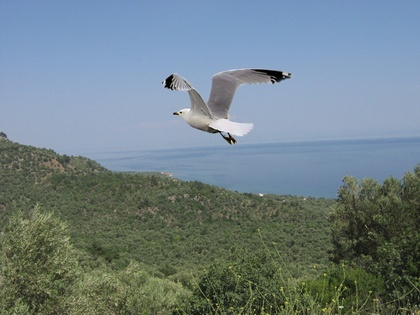
%> input picture matlab_toolbox/Algorithms/CFA3/tampered2.jpg, 420 x 315 px, shrunk from 2272 x 1704 before the run
$ octave --eval "result = analyze('../CFA3/tampered2.jpg');"   (GNU Octave 9; MATLAB toolbox functions it lacks are replaced by stand-ins)
%> lines starting %> are read from the running program, lines starting %| are printed output that depends on the picture
### matlab_toolbox/Util/CleanUpImage.m
function [ im_out ] = CleanUpImage( filename )
% This function serves as a replacement for imread(), covering many extreme
% cases that occasionally appear in real-world datasets. This includes images
% with other than three channels and uint16 images. These images are all
% converted to 3-channel uint8 images.

im=imread(filename);

if numel(size(im))>3
    im=im(:,:,:,1,1,1,1);
end

dots=strfind(filename,'.');
extension=filename(dots(end):end);

if strcmpi(extension,'.gif') && size(im,3)<3
    [im_gif,gif_map] =imread(filename);
    im_gif=im_gif(:,:,:,1);
    im=uint8(ind2rgb(im_gif,gif_map)*255);
end

if size(im,3)<3
    im(:,:,2)=im(:,:,1);
    im(:,:,3)=im(:,:,1);
end


if size(im,3)>3
    im=im(:,:,1:3);
end

if isa(im,'uint16')
    im=uint8(floor(double(im)/256));
end

im_out=im;

end

### matlab_toolbox/Algorithms/CFA1/GetCFAArray.m
function [bayer, F1]=GetCFAArray(im)
    % This is an implementation by Markos Zampoglou of an algorithm for
    % CFA Array estimation among a small set of the most likely
    % color filter arrangements
    % The algorithm is part of the work published in:
    % Dirik, Ahmet Emir, and Nasir D. Memon. "Image tamper detection based
    % on demosaicing artifacts." In ICIP, pp. 1497-1500. 2009.

    %block size
    W1=16;
    %St. dev threshold
    StdThresh=5;

    SmallCFAList={[2 1;3 2] [2 3;1 2] [3 2;2 1] [1 2;2 3]};
    CFAList=SmallCFAList;
    MeanError=inf(length(CFAList),1);
    for TestArray=1:length(CFAList)
        BinFilter=[];
        ProcIm=[];
        CFA=CFAList{TestArray};
        R=CFA==1;
        G=CFA==2;
        B=CFA==3;
        BinFilter(:,:,1)=repmat(R,size(im,1)/2,size(im,2)/2);
        BinFilter(:,:,2)=repmat(G,size(im,1)/2,size(im,2)/2);
        BinFilter(:,:,3)=repmat(B,size(im,1)/2,size(im,2)/2);
        CFAIm=uint8(double(im).*BinFilter);
        BilinIm=bilinInterp(CFAIm,BinFilter,CFA);

        ProcIm(:,:,1:3)=im;
        ProcIm(:,:,4:6)=BilinIm;
        BlockResult=blockproc(ProcIm,[W1 W1],@eval_block);

        Stds=BlockResult(:,:,4:6);
        BlockDiffs=BlockResult(:,:,1:3);
        NonSmooth=Stds>StdThresh;
        MeanError(TestArray)=mean(mean(mean(BlockDiffs(NonSmooth))));
        BlockDiffs=BlockDiffs./repmat(sum(BlockDiffs,3),[1 1 3]);
        Diffs(TestArray,:)=reshape(BlockDiffs(:,:,2),1,numel(BlockDiffs(:,:,2)));
        F1Maps{TestArray}=BlockDiffs(:,:,2);
    end
    Diffs(isnan(Diffs))=0;
    [bbb,val]=min(MeanError);
    U=sum(abs(Diffs-0.25),1);
    F1=median(U);
    CFAOut=CFAList{val}==2;
    F1Map=F1Maps{val};

    bayer=CFAOut;

end

function [ Out ] = eval_block( block_struc )
    im=double(block_struc.data);
    Out(:,:,1:3)=mean(mean((double(block_struc.data(:,:,1:3))-double(block_struc.data(:,:,4:6))).^2));
    Out(:,:,4)=std(reshape(im(:,:,1),1,numel(im(:,:,1))));
    Out(:,:,5)=std(reshape(im(:,:,2),1,numel(im(:,:,2))));
    Out(:,:,6)=std(reshape(im(:,:,3),1,numel(im(:,:,3))));
end

### matlab_toolbox/Algorithms/CFA1/bilinInterp.m
function [ Out_Im ] = bilinInterp( CFAIm,BinFilter,CFA )
%BILININTERP Summary of this function goes here
%   Detailed explanation goes here
CFAIm=double(CFAIm);

MaskMin=1/4*[1 2 1;2 4 2;1 2 1];
MaskMaj=1/4*[0 1 0;1 4 1;0 1 0];

if ~isempty(find(diff(CFA)==0)) ||  ~isempty(find(diff(CFA')==0))
    MaskMaj=MaskMaj.*2;
end


Mask=repmat(MaskMin,[1,1,3]);
[a,Maj]=max(sum(sum(BinFilter)));
Mask(:,:,Maj)=MaskMaj;

Out_Im=zeros(size(CFAIm));


for ii=1:3
    Mixed_im=zeros([size(CFAIm,1),size(CFAIm,2)]);

    Orig_Layer=CFAIm(:,:,ii);
%    figure(11);   image(Orig_Layer);colormap(gray(255));
    Interp_Layer=imfilter(Orig_Layer,Mask(:,:,ii));
%    figure(12);   image(Interp_Layer);colormap(gray(255));
    Mixed_im(BinFilter(:,:,ii)==0)=Interp_Layer(BinFilter(:,:,ii)==0);
 %   figure(13);   image(Mixed_im);colormap(gray(255));
    Mixed_im(BinFilter(:,:,ii)==1)=Orig_Layer(BinFilter(:,:,ii)==1);
    Out_Im(:,:,ii)=Mixed_im;
end
% [5 lines of commented-out code are left out]

Out_Im=uint8(Out_Im);

### matlab_toolbox/Algorithms/CFA1/analyze.m
function [OutputMap] = analyze( imPath )
%> called with imPath = '../CFA3/tampered2.jpg'
    %ANALYZE Summary of this function goes here
    %   Detailed explanation goes here
    im=CleanUpImage(imPath);
%> in CleanUpImage, im is the input picture: size 315x420x3 uint8; mean R, G, B 112.3, 128.8, 134
    % dimension of statistics. Smaller values work as well
    Nb = 8;
    % number of cumulated bloks
    Ns = 1;
    ImageIn=CleanUpImage(imPath);
    % crop image back to 2x2 blocks, if any dimension is odd
    toCrop=mod(size(ImageIn),2);
%> toCrop = [1 0 1]
    ImageIn=ImageIn(1:end-toCrop(1),1:end-toCrop(2),:);
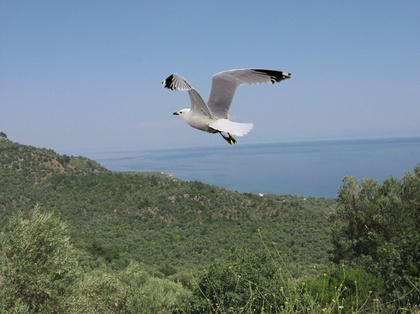
%> ImageIn: size 314x420x3 uint8; mean R, G, B 112.3, 128.9, 134.2
    % estimate the Bayer array
    [bayer, F1]=GetCFAArray(ImageIn);
%> the loop in GetCFAArray, `for TestArray=1:length(CFAList)` made 4 passes
%> pass 1, in GetCFAArray, `CFAIm=uint8(double(im).*BinFilter);`:
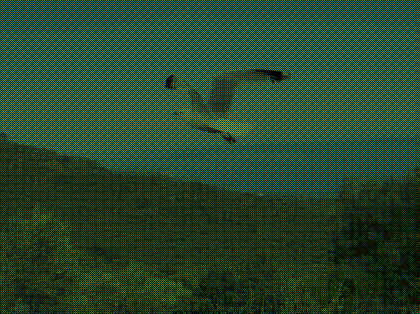
%> CFAIm: size 314x420x3 uint8; mean R, G, B 28.1, 64.4, 33.5
%> pass 1, in GetCFAArray, `BilinIm=bilinInterp(CFAIm,BinFilter,CFA);`:
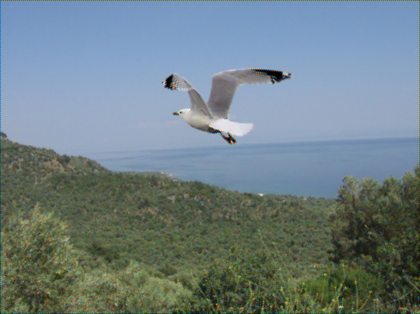
%> BilinIm: size 314x420x3 uint8; mean R, G, B 112.2, 128.8, 134
%> pass 1, in GetCFAArray, `Stds=BlockResult(:,:,4:6);`:
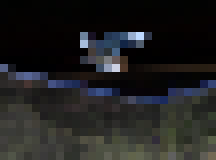
%> Stds: size 20x27x3 double (shown 8 times larger); mean R, G, B 11.6, 11.7, 11.8; drawn with min black and max white
%> after the loop in GetCFAArray, `for TestArray=1:length(CFAList)`:
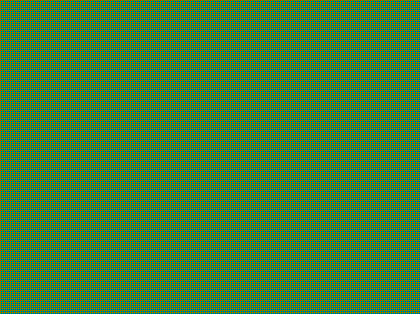
%> BinFilter: size 314x420x3 double; mean R, G, B 0.25, 0.5, 0.25
%> after the loop in GetCFAArray, `for TestArray=1:length(CFAList)`: Diffs = 540 columns, first 8: [0.096 0.169 0.166 0.157 0.149 0.142 0.136 0.128; 0.0961 0.0709 0.0734 0.0749 0.0769 0.0805 0.0844 0.085; 0.186 0.167 0.166 0.155 0.15 0.141 0.136 0.13; 0.0745 0.0705 0.073 0.0742 0.0778 0.0805 0.0842 0.0866]; F1Maps = 4 items; MeanError = [128.2; 124.3; 124.1; 126.6]
%> in GetCFAArray, `[bbb,val]=min(MeanError);`: bbb = 124.1; val = 3
%> in GetCFAArray, `U=sum(abs(Diffs-0.25),1);`: U = 540 values, max 0.57 at index 8, min 0.112 at index 54, mean 0.32
%> in GetCFAArray, `F1=median(U);`: F1 = 0.291
%> in GetCFAArray, `CFAOut=CFAList{val}==2;`: CFAOut = [false true; true false]
%> in GetCFAArray, `F1Map=F1Maps{val};`:
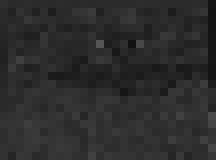
%> F1Map: size 20x27 double (shown 8 times larger); min 0.0697, max 0.336, mean 0.175
%> bayer = [false true; true false]; F1 = 0.291
%> (the run ends here)
